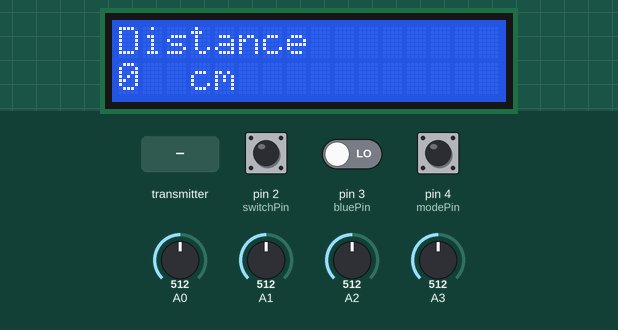
Simulated run of this sketch. Board: Arduino Uno, built with avr-gcc and run on an emulated ATmega328P. Parts: 16×2 character LCD. The inputs (shaded band) are chosen by the test bench; at power-on: pin 2 (switchPin) HIGH, A1 = 512, pin 3 (bluePin) LOW, pin 4 (modePin) LOW, A0 = 512, A2 = 512, A3 = 512. No radio packets arrive unless stated; what the sketch prints to the serial monitor is not drawn.

Above: at 1.3 s.
1.4 s: pin 2 (switchPin) pulled LOW for 3.2 s
At 5.4 s:
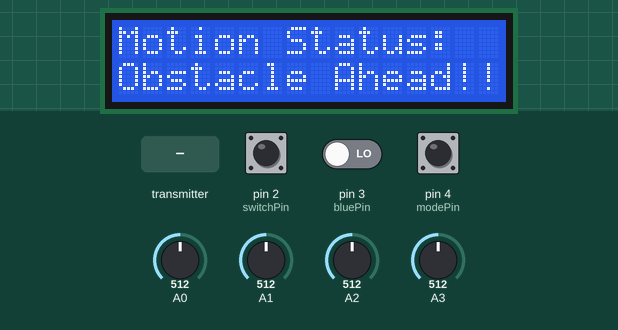
9.1 s: the transmitter starts sending dataReceived.0 = 256
At 9.6 s:
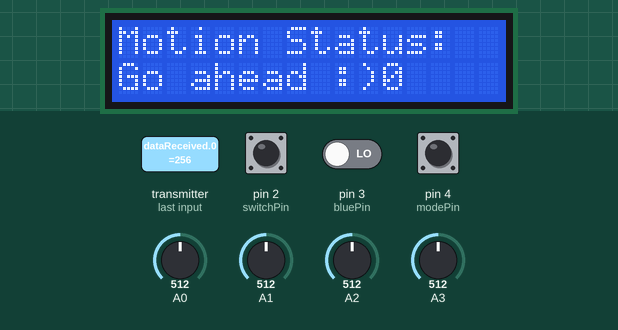
10.7 s: the transmitter starts sending dataReceived.3 = 256
At 11.4 s:
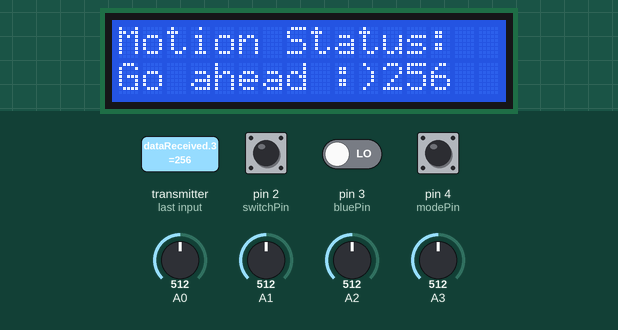
12.4 s: pin 2 (switchPin) pulled LOW for 1 s
At 14.4 s:
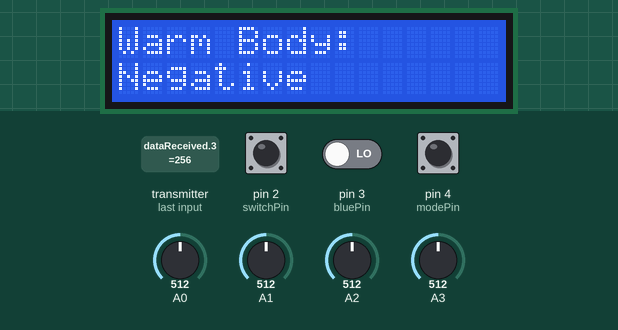
16.4 s: A1 set to 111
19.4 s: A1 set to 95
Timing chart, 0 to 22.4 s (numbered marks = the images above; inputs shaded):
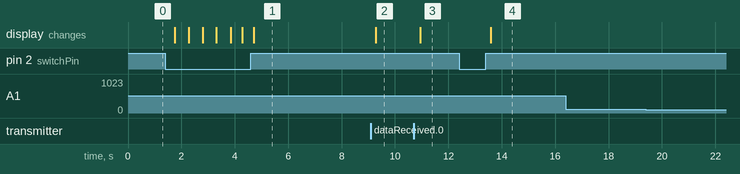

Measured:
- after the input at 1.4 s, the display: first changes after 0.35 s (image 1 shows a later state)
- after the input at 9.1 s, the display: changes after 0.17 s (image 2)
- after the input at 10.7 s, the display: changes after 0.25 s (image 3)
- after the input at 12.4 s, the display: changes after 1.2 s (image 4)
- after the input at 16.4 s, every drawn part: stays the same
- after the input at 19.4 s, every drawn part: stays the same

The sketch:

remote.ino
```cpp
////----SimpleRXAckPayload - The Receiver----////
#include <SPI.h>
#include <nRF24L01.h>
#include <RF24.h>

#define CE_PIN   7
#define CSN_PIN 8

const byte thisSlaveAddress[5] = {'R', 'x', 'A', 'A', 'A'};

RF24 radio(CE_PIN, CSN_PIN);

int dataReceived[8]; // this must match dataToSend in the TX
int ackData[5] = {10, 20, 20, 20, 20}; // the four values to be sent to the master
bool newData = false;

//----LCD----//
#include <Wire.h> //Wire Library
#include <LiquidCrystal_I2C.h> //liquid crystal with I2C

//Instantiating LCD
LiquidCrystal_I2C lcd(0x27, 16, 2); // set the LCD address to 0x27 for a 16 chars and 2 line display

//Switch For Two Modes
const int modePin = 4;
int modeState = 0;
bool modeStatus = false;

//Defining Pin For Button For LCD
const int switchPin = 2;
static int hits = 0;
//Variable To Hold The Value Of Switch State
int switchState = 0;
int prevSwitchState = 0;

//BlueTooth
char incomingValue = '0';
int btle;

//Switch For BlueTooth Button
const int bluePin = 3;
int blueState = 0;
bool blueStatus = false;


////----JOYSTICK FOR MOVEMENT----////
int x1 = 0;
int y1 = 0;

////----JOYSTICK FOR PANTILT----////
int x2 = 0;
int y2 = 0;


////----VOID SETUP----////
void setup() {

  //NRf Module
  Serial.begin(9600);
  Serial.println("SimpleRxAckPayload Starting");
  radio.begin();
  radio.setDataRate( RF24_250KBPS );
  radio.openReadingPipe(1, thisSlaveAddress);
  radio.enableAckPayload();
  radio.startListening();
  radio.writeAckPayload(1, &ackData, sizeof(ackData)); // pre-load data

  //Joystick
  pinMode(A0, INPUT);
  pinMode(A1, INPUT);
  pinMode(A2, INPUT);
  pinMode(A3, INPUT);


  //LCD
  lcd.init();
  pinMode(switchPin, INPUT_PULLUP);
  lcd.backlight();
  lcd.setCursor(0, 0);
  lcd.print("Press The Button");
  lcd.setCursor(0, 1);
  lcd.print("To See Different Data");

}


void loop() {

  //--nRF Communication--//
  getData();
  showData();


  //--LCD AND BUTTON--//
  switchState = digitalRead(switchPin);
  if (switchState == prevSwitchState) {
    hits = hits + 1;
    delay(300);
  }

  if (hits == 0)
  {
    lcd.clear();
    lcd.setCursor(0, 0);
    lcd.print("Distance");
    lcd.setCursor(0, 1);
    lcd.print(dataReceived[0]);
    lcd.setCursor(3, 1);
    lcd.print("cm");

    delay(200);
  }

  else if (hits == 1)
  {
    lcd.clear();
    lcd.setCursor(0, 0);
    lcd.print("Warm Body: ");
    lcd.setCursor(0, 1);
    if (dataReceived[1] == 1) {
      lcd.print("Positive");
    }
    else {
      lcd.print("Negative");
    }
    delay(200);
  }
  else if ( hits == 2)
  {
    lcd.clear();
    lcd.setCursor(0, 0);
    lcd.print("Rain Status: ");
    lcd.setCursor(0, 1);
    if (dataReceived[2] == 0) {
      lcd.print("Negative");
    }
    else {
      lcd.print("Postive");
    }
    delay(200);
  }

  else if ( hits == 3)
  {
    lcd.clear();
    lcd.setCursor(0, 0);
    lcd.print("Temperature");
    lcd.setCursor(0, 1);
    lcd.print(dataReceived[3]);
    lcd.setCursor(3, 1);
    lcd.print("C");
    delay(200);
  }
  else if ( hits == 4)
  {
    lcd.clear();
    lcd.setCursor(0, 0);
    lcd.print("Rel. Humidity");
    lcd.setCursor(0, 1);
    lcd.print(dataReceived[4]);
    lcd.setCursor(3, 1);
    lcd.print("%");
    delay(200);
  }

  else if ( hits == 5)
  {
    lcd.clear();
    lcd.setCursor(0, 0);
    lcd.print("Motion X: ");
    lcd.setCursor(10, 0);
    lcd.print(x1);
    lcd.setCursor(0, 1);
    lcd.print("Motion Y: ");
    lcd.setCursor(10, 1);
    lcd.print(y1);
    delay(100);
  }

  else if ( hits == 6)
  {
    lcd.clear();
    lcd.setCursor(0, 0);
    lcd.print("Camera X: ");
    lcd.setCursor(10, 0);
    lcd.print(x2);
    lcd.setCursor(0, 1);
    lcd.print("Camera Y: ");
    lcd.setCursor(10, 1);
    lcd.print(y2);
    delay(100);
  }

  else if ( hits == 7)
  {
    lcd.clear();
    lcd.setCursor(0, 0);
    lcd.print("Motion Status: ");
    lcd.setCursor(0, 1);
    if (dataReceived[0] < 20) {
      lcd.print("Obstacle Ahead!!!");
    }
    else {
      lcd.clear();
      lcd.print("Motion Status: ");
      lcd.setCursor(0, 1);
      lcd.print("Go ahead :)");
    }
    lcd.print(dataReceived[3]);
    delay(200);
  }

  else if ( hits == 7)
  {
    lcd.clear();
    lcd.setCursor(0, 0);
    lcd.print("Mode Status: ");
    lcd.setCursor(0, 1);
    if (modeStatus == true) {
      if (dataReceived[5] == 1) {
        lcd.print("Focus Mode");
      }
      else  {

        lcd.setCursor(0, 1);
        lcd.print("Auto-Sweep Mode");
      }
    }
    else {
      lcd.print("Normal Mode");
    }
    delay(200);
  }


  else if (hits > 8) {
    hits = 0; //Counter Reset
  }


  //--Joystick--//
  x1 = analogRead(A0);
  y1 = analogRead(A1);
  x2 = analogRead(A2);
  y2 = analogRead(A3);
  //Motion Values
  Serial.print("X Value: ");   Serial.println(x1);
  Serial.print("Y Value: ");   Serial.println(y1);


  //--Modes--//
  modeState = digitalRead(modePin);
  if (modeState == HIGH) {
    modeStatus = true;
  }
  else {
    modeStatus = false;
  }

  //--Bluetooth--//
  blueState = digitalRead(bluePin);
  if (blueState == HIGH) {
    blueStatus = true;
  }

  else {
    blueStatus = false;
  }

  if (blueStatus == true ) {
    if (Serial.available() > 0) {
      incomingValue = Serial.read();
      Serial.print(incomingValue);

      if (incomingValue == '1') {
        btle = 1;
      }
      else if (incomingValue == '2') {
        btle = 2;
      }
      else if (incomingValue == '3') {
        btle = 3;
      }
      else if (incomingValue == '4') {
        btle = 4;
      }
      else if (incomingValue == '0') {
        btle = 0;
      }
    }
  }

}


//--nRF GET DATA FUNCTION--//
void getData() {
  if ( radio.available() ) {
    radio.read( &dataReceived, sizeof(dataReceived) );
    updateReplyData();
    newData = true;
  }
}

//--nRF SHOW DATA FUNCTION--//

void showData() {
  if (newData == true) {
    Serial.print("Data received");
    Serial.print(" ackPayload sent ");
    Serial.print(ackData[0]);
    Serial.print(", ");
    Serial.print(ackData[1]);
    Serial.print(", ");
    Serial.print(ackData[2]);
    Serial.print(", ");
    Serial.print(ackData[3]);
    Serial.println();
    Serial.print("Mode: ");
    Serial.println(modeStatus);
    Serial.print("Blue: ");
    Serial.println(blueStatus);


    newData = false;
  }
}

//--nRF UPDATE PAYLOAD FUNCTION--//
void updateReplyData() {

  if (modeStatus == false) {
    ackData[4] = 0;
    //Pantilt JoyStick Data
    if (dataReceived[1] == 1) {
      int x3 = x2;
      int y3 = y2;
      ackData[2]  = x3;
      ackData[3] = y3;
    }
    else if (dataReceived[1] == 0) {
      ackData[2] = x2;
      ackData[3] = y2;
    }

    //Movement Joystick (Bluetooth OFF)
    if (blueStatus == false) {
      ackData[0] = x1;
      ackData[1] = y1;
    }

    //Movement Joystick (Bluetooth ON)
    else {
      //Forward
      if (btle == 1) {
        ackData[0] = 498;
        ackData[1] = 0;
      }
      //Backward
      if (btle == 2) {
        ackData[0] = 498;
        ackData[1] = 1023;
      }
      //Left
      if (btle == 3) {
        ackData[0] = 0;
        ackData[1] = 498;
      }
      //Right
      if (btle == 4) {
        ackData[0] = 1023;
        ackData[1] = 498;
      }
      //Stop
      if (btle == 0) {
        ackData[0] = 498;
        ackData[1] = 498;
      }
    }
  }
  else if (modeStatus == true) {
    ackData[2] = 498;
    ackData[3] = 498;

    ackData[0] = 498;
    ackData[1] = 498;
    ackData[4] = 1;
  }
  radio.writeAckPayload(1, &ackData, sizeof(ackData)); // load the payload for the next time
}
```
